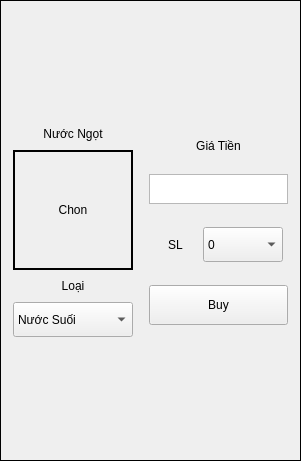
     <widget class="QFrame" name="verticalFrame_3">
      <property name="geometry">
       <rect>
        <x>620</x>
        <y>40</y>
        <width>301</width>
        <height>461</height>
       </rect>
      </property>
      <property name="frameShape">
       <enum>QFrame::Box</enum>
      </property>
      <layout class="QVBoxLayout" name="verticalLayout_10">
       <property name="leftMargin">
        <number>5</number>
       </property>
       <property name="topMargin">
        <number>5</number>
       </property>
       <property name="rightMargin">
        <number>5</number>
       </property>
       <property name="bottomMargin">
        <number>5</number>
       </property>
       <item>
        <layout class="QHBoxLayout" name="horizontalLayout_10">
         <property name="leftMargin">
          <number>2</number>
         </property>
         <property name="topMargin">
          <number>2</number>
         </property>
         <property name="rightMargin">
          <number>2</number>
         </property>
         <property name="bottomMargin">
          <number>2</number>
         </property>
         <item>
          <layout class="QVBoxLayout" name="verticalLayout_11">
           <property name="leftMargin">
            <number>5</number>
           </property>
           <property name="topMargin">
            <number>5</number>
           </property>
           <property name="rightMargin">
            <number>5</number>
           </property>
           <property name="bottomMargin">
            <number>5</number>
           </property>
           <item>
            <widget class="QLabel" name="nameID1_3">
             <property name="sizePolicy">
              <sizepolicy hsizetype="Maximum" vsizetype="Maximum">
               <horstretch>0</horstretch>
               <verstretch>0</verstretch>
              </sizepolicy>
             </property>
             <property name="minimumSize">
              <size>
               <width>20</width>
               <height>20</height>
              </size>
             </property>
             <property name="maximumSize">
              <size>
               <width>150</width>
               <height>20</height>
              </size>
             </property>
             <property name="frameShape">
              <enum>QFrame::Box</enum>
             </property>
             <property name="lineWidth">
              <number>0</number>
             </property>
             <property name="text">
              <string>Nước Ngọt</string>
             </property>
             <property name="alignment">
              <set>Qt::AlignCenter</set>
             </property>
            </widget>
           </item>
           <item>
            <widget class="QLabel" name="imageID4">
             <property name="sizePolicy">
              <sizepolicy hsizetype="Maximum" vsizetype="Maximum">
               <horstretch>0</horstretch>
               <verstretch>0</verstretch>
              </sizepolicy>
             </property>
             <property name="minimumSize">
              <size>
               <width>120</width>
               <height>120</height>
              </size>
             </property>
             <property name="maximumSize">
              <size>
               <width>150</width>
               <height>250</height>
              </size>
             </property>
             <property name="frameShape">
              <enum>QFrame::Box</enum>
             </property>
             <property name="lineWidth">
              <number>2</number>
             </property>
             <property name="text">
              <string>Chon</string>
             </property>
             <property name="alignment">
              <set>Qt::AlignCenter</set>
             </property>
            </widget>
           </item>
           <item>
            <widget class="QLabel" name="imageAc_23">
             <property name="sizePolicy">
              <sizepolicy hsizetype="Maximum" vsizetype="Maximum">
               <horstretch>0</horstretch>
               <verstretch>0</verstretch>
              </sizepolicy>
             </property>
             <property name="minimumSize">
              <size>
               <width>20</width>
               <height>20</height>
              </size>
             </property>
             <property name="maximumSize">
              <size>
               <width>150</width>
               <height>20</height>
              </size>
             </property>
             <property name="frameShape">
              <enum>QFrame::Box</enum>
             </property>
             <property name="lineWidth">
              <number>0</number>
             </property>
             <property name="text">
              <string>Loại</string>
             </property>
             <property name="alignment">
              <set>Qt::AlignCenter</set>
             </property>
            </widget>
           </item>
           <item>
            <widget class="QComboBox" name="typewater">
             <property name="sizePolicy">
              <sizepolicy hsizetype="Preferred" vsizetype="Preferred">
               <horstretch>0</horstretch>
               <verstretch>0</verstretch>
              </sizepolicy>
             </property>
             <property name="minimumSize">
              <size>
               <width>80</width>
               <height>35</height>
              </size>
             </property>
             <property name="maximumSize">
              <size>
               <width>500</width>
               <height>35</height>
              </size>
             </property>
             <property name="ID" stdset="0">
              <number>1</number>
             </property>
             <item>
              <property name="text">
               <string>Nước Suối</string>
              </property>
             </item>
             <item>
              <property name="text">
               <string>COCA</string>
              </property>
             </item>
             <item>
              <property name="text">
               <string>PEPSI</string>
              </property>
             </item>
            </widget>
           </item>
          </layout>
         </item>
         <item>
          <layout class="QVBoxLayout" name="verticalLayout_12">
           <property name="leftMargin">
            <number>5</number>
           </property>
           <property name="topMargin">
            <number>5</number>
           </property>
           <property name="rightMargin">
            <number>5</number>
           </property>
           <property name="bottomMargin">
            <number>5</number>
           </property>
           <item>
            <widget class="QLabel" name="imageAc_24">
             <property name="sizePolicy">
              <sizepolicy hsizetype="Maximum" vsizetype="Maximum">
               <horstretch>0</horstretch>
               <verstretch>0</verstretch>
              </sizepolicy>
             </property>
             <property name="minimumSize">
              <size>
               <width>20</width>
               <height>20</height>
              </size>
             </property>
             <property name="maximumSize">
              <size>
               <width>150</width>
               <height>20</height>
              </size>
             </property>
             <property name="frameShape">
              <enum>QFrame::Box</enum>
             </property>
             <property name="lineWidth">
              <number>0</number>
             </property>
             <property name="text">
              <string>Giá Tiền</string>
             </property>
             <property name="alignment">
              <set>Qt::AlignCenter</set>
             </property>
            </widget>
           </item>
           <item>
            <widget class="QTextEdit" name="totalCoinID4">
             <property name="maximumSize">
              <size>
               <width>16777215</width>
               <height>30</height>
              </size>
             </property>
             <property name="readOnly">
              <bool>true</bool>
             </property>
            </widget>
           </item>
           <item>
            <layout class="QHBoxLayout" name="horizontalLayout_11">
             <property name="leftMargin">
              <number>5</number>
             </property>
             <property name="topMargin">
              <number>5</number>
             </property>
             <property name="rightMargin">
              <number>5</number>
             </property>
             <property name="bottomMargin">
              <number>5</number>
             </property>
             <item>
              <widget class="QLabel" name="imageAc_25">
               <property name="sizePolicy">
                <sizepolicy hsizetype="Maximum" vsizetype="Maximum">
                 <horstretch>0</horstretch>
                 <verstretch>0</verstretch>
                </sizepolicy>
               </property>
               <property name="minimumSize">
                <size>
                 <width>10</width>
                 <height>20</height>
                </size>
               </property>
               <property name="maximumSize">
                <size>
                 <width>150</width>
                 <height>250</height>
                </size>
               </property>
               <property name="frameShape">
                <enum>QFrame::Box</enum>
               </property>
               <property name="lineWidth">
                <number>0</number>
               </property>
               <property name="text">
                <string>SL</string>
               </property>
               <property name="alignment">
                <set>Qt::AlignCenter</set>
               </property>
              </widget>
             </item>
             <item>
              <widget class="QComboBox" name="numSlID4">
               <property name="sizePolicy">
                <sizepolicy hsizetype="Preferred" vsizetype="Preferred">
                 <horstretch>0</horstretch>
                 <verstretch>0</verstretch>
                </sizepolicy>
               </property>
               <property name="minimumSize">
                <size>
                 <width>80</width>
                 <height>35</height>
                </size>
               </property>
               <property name="maximumSize">
                <size>
                 <width>500</width>
                 <height>35</height>
                </size>
               </property>
               <property name="ID" stdset="0">
                <number>1</number>
               </property>
               <item>
                <property name="text">
                 <string>0</string>
                </property>
               </item>
               <item>
                <property name="text">
                 <string>1</string>
                </property>
               </item>
               <item>
                <property name="text">
                 <string>2</string>
                </property>
               </item>
              </widget>
             </item>
            </layout>
           </item>
           <item>
            <widget class="QPushButton" name="btnBuyID4">
             <property name="minimumSize">
              <size>
               <width>0</width>
               <height>40</height>
              </size>
             </property>
             <property name="text">
              <string>Buy</string>
             </property>
             <property name="ID" stdset="0">
              <number>1</number>
             </property>
            </widget>
           </item>
          </layout>
         </item>
        </layout>
       </item>
      </layout>
     </widget>
